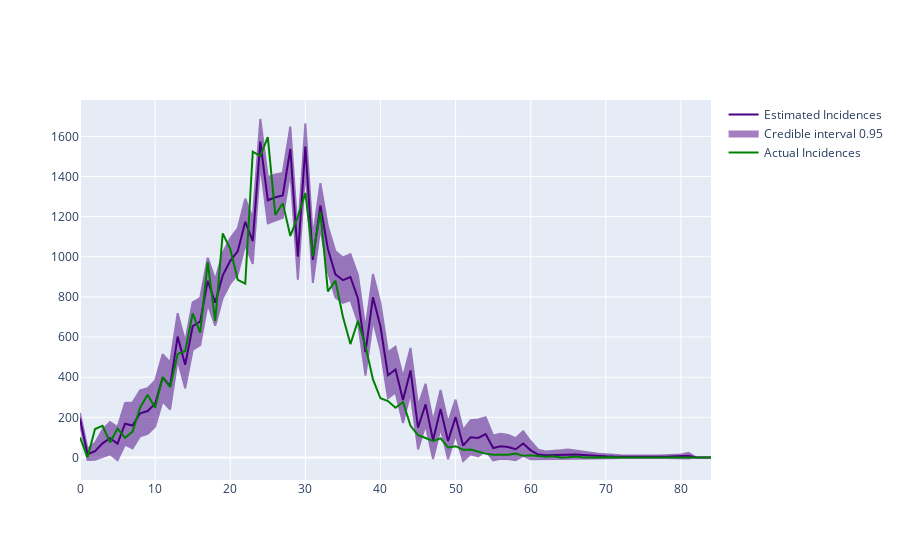

The cell this chart's notebook holds for it:
### Markdown cell above
Here we can see that the convergence is generally good. All values are within a resonable range. $\hat{R}$ is also pretty low and stable for all parameters, which all equals to 1.0. Then let's see the comparison between the actual incidences and the estimated ones.

Remarks:

1. At the end of the inference period, since the number of $\theta$ can be used to generate inference of $I$ is fewer and fewer, the values of last few $I$s will roughly be the its initial values at the start of the iteration. To overcome this issue, I have defined `kernel` to let users to input the values of the last few $I$s. If there is no information that the user can provide, it can be left as blank. The user can discard the last few inferences manually. After experiments, these last values will not affect $I$ values predicted at smaller time points.

### Code cell
# Plot the predicted incidences
pre_I = np.array(list(df['mean'].values[:-1]) + kernel)
pre_std = np.array(list(df['sd'].values[:-1]) + kernel)

figure = go.Figure()

trace1 = go.Scatter(
    y=pre_I,
    x=list(range(starting_time_point, end_time_point)),
    mode='lines',
    name='Estimated Incidences',
    line_color='indigo'
)

trace2 = go.Scatter(
    x=list(range(starting_time_point, end_time_point)) + list(range(starting_time_point, end_time_point))[::-1],
    y=(pre_I + 1.96 * pre_std).tolist() + (pre_I - 1.96 * pre_std).tolist()[::-1],
    fill='toself',
    fillcolor='indigo',
    line_color='indigo',
    opacity=0.5,
    mode='lines',
    name='Credible interval 0.95',
)

trace3 = go.Scatter(
    y=incidences_true,
    x=list(range(starting_time_point, end_time_point)),
    mode='lines',
    name='Actual Incidences',
    line_color='green'
)

figure.add_trace(trace1)
figure.add_trace(trace2)
figure.add_trace(trace3)

### Figure 1 — Plotly figure (JSON) as saved in the notebook; plotly's stock layout.template omitted (floating-point values rounded to 4 significant figures; data arrays with more than 128 entries replaced by an {"elided": "..."} marker saying what was removed)
{"data": [{"line": {"color": "indigo"}, "mode": "lines", "name": "Estimated Incidences", "type": "scatter", "x": [0, 1, 2, 3, 4, 5, 6, 7, 8, 9, 10, 11, 12, 13, 14, 15, 16, 17, 18, 19, 20, 21, 22, 23, 24, 25, 26, 27, 28, 29, 30, 31, 32, 33, 34, 35, 36, 37, 38, 39, 40, 41, 42, 43, 44, 45, 46, 47, 48, 49, 50, 51, 52, 53, 54, 55, 56, 57, 58, 59, 60, 61, 62, 63, 64, 65, 66, 67, 68, 69, 70, 71, 72, 73, 74, 75, 76, 77, 78, 79, 80, 81, 82, 83, 84], "y": [193.6, 15.69, 30.84, 70.31, 96.23, 69.12, 167.9, 159.2, 220.1, 231.2, 267.4, 397.1, 356.2, 602.1, 461.5, 653.9, 676.5, 880.5, 771.5, 907.3, 979.4, 1027.0, 1175.0, 1078.0, 1574.0, 1282.0, 1296.0, 1306.0, 1537.0, 1000.0, 1550.0, 984.2, 1256.0, 1039.0, 912.4, 883.3, 899.2, 792.0, 525.2, 797.9, 652.5, 409.5, 438.2, 286.3, 433.8, 149.0, 264.4, 85.8, 241.0, 81.97, 200.8, 59.53, 100.9, 97.36, 116.8, 47.06, 55.66, 52.44, 41, 69.49, 35.6, 14.71, 11.52, 12.1, 14.23, 16.23, 14.32, 12.12, 8.903, 6.713, 5.545, 4.458, 3.791, 3.362, 3.135, 3.204, 3.358, 3.597, 4.071, 4.583, 5.564, 8.698, 0, 0, 0]}, {"fill": "toself", "fillcolor": "indigo", "line": {"color": "indigo"}, "mode": "lines", "name": "Credible interval 0.95", "opacity": 0.5, "type": "scatter", "x": {"elided": "170 int values"}, "y": {"elided": "170 float values"}}, {"line": {"color": "green"}, "mode": "lines", "name": "Actual Incidences", "type": "scatter", "x": [0, 1, 2, 3, 4, 5, 6, 7, 8, 9, 10, 11, 12, 13, 14, 15, 16, 17, 18, 19, 20, 21, 22, 23, 24, 25, 26, 27, 28, 29, 30, 31, 32, 33, 34, 35, 36, 37, 38, 39, 40, 41, 42, 43, 44, 45, 46, 47, 48, 49, 50, 51, 52, 53, 54, 55, 56, 57, 58, 59, 60, 61, 62, 63, 64, 65, 66, 67, 68, 69, 70, 71, 72, 73, 74, 75, 76, 77, 78, 79, 80, 81, 82, 83, 84], "y": [100, 0, 142, 158, 75, 144, 98, 129, 248, 313, 248, 401, 350, 516, 529, 718, 622, 974, 679, 1117, 1039, 885, 866, 1524, 1502, 1596, 1208, 1267, 1104, 1200, 1318, 1002, 1225, 828, 881, 701, 565, 681, 555, 389, 295, 281, 248, 276, 158, 111, 97, 82, 95, 50, 56, 38, 40, 29, 19, 14, 12, 13, 20, 8, 11, 7, 3, 6, 0, 1, 5, 0, 1, 1, 0, 1, 0, 0, 0, 0, 0, 0, 0, 0, 0, 0, 2, 0, 0, 0, 0, 0, 0, 1, 1]}], "layout": {}}
